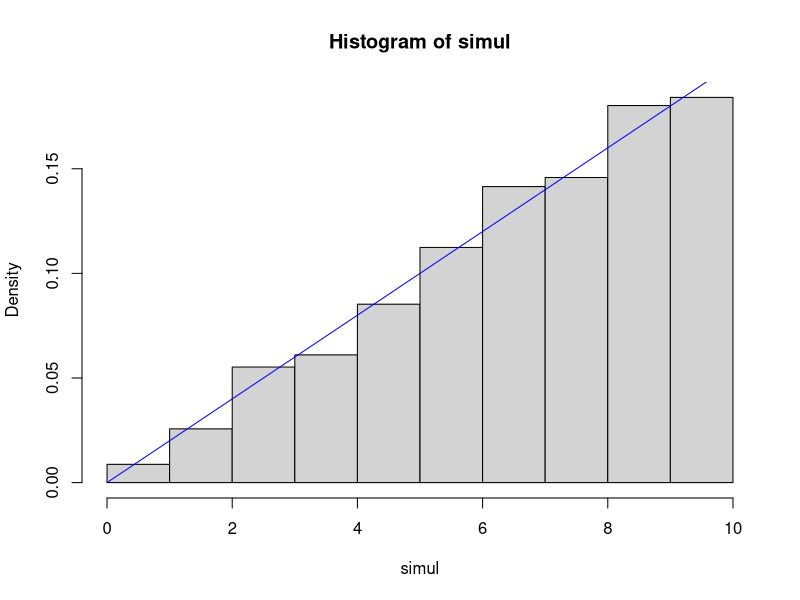

The R source for this figure:
## ---- chunk 1
knitr::opts_chunk$set(echo = FALSE, comment=NA)
## ---- chunk 2
rejection = function(trials) {
  
  target = c(3/9, 2/9, 1/9, 3/9)
  proposal = c(1/4, 1/4, 1/4, 1/4)
  supremum = 12/9
  results = c()

  for (i in 1:trials) {
    u = runif(1)
    y = sample(1:4,1,prob=proposal)
    if (u <= target[y]/(supremum*proposal[y]) ) {
      results = c(results, y)
    }
  }
  results;
}

trials = 10000
simul = rejection(trials)
table(simul)/length(simul)
## ---- chunk 3
mean(simul)
## ---- chunk 4
sd(simul)
## ---- chunk 5

length(simul) / trials

## ---- chunk 6
target = function(x) {
		ifelse( (x >= 0 & x <= 10), x/50, 0);
}

proposal = function(x) { 0.1; }

rejCont = function(trials) {
  supremum = 5;
	results <- c(); 
  for (i in 1:trials){
	  u<-runif(1);
	  y<-runif(1, 0, 10);
	  if (u <= target(y) / (supremum * proposal(y)) ) {
		  results = c(results, y);
	  }
	}
  results; 
}

trials = 10000
simul = rejCont(trials)
hist(simul, breaks=seq(0, max(simul)+1), prob=T)

x = seq(0, 10, 0.01)
y = ifelse( x >= 0 & x<= 10, x/50, 0 )
lines(x, y, col="blue")
## ---- chunk 7
mean(simul)
## ---- chunk 8
sd(simul)
## ---- chunk 9
length(simul)/trials
